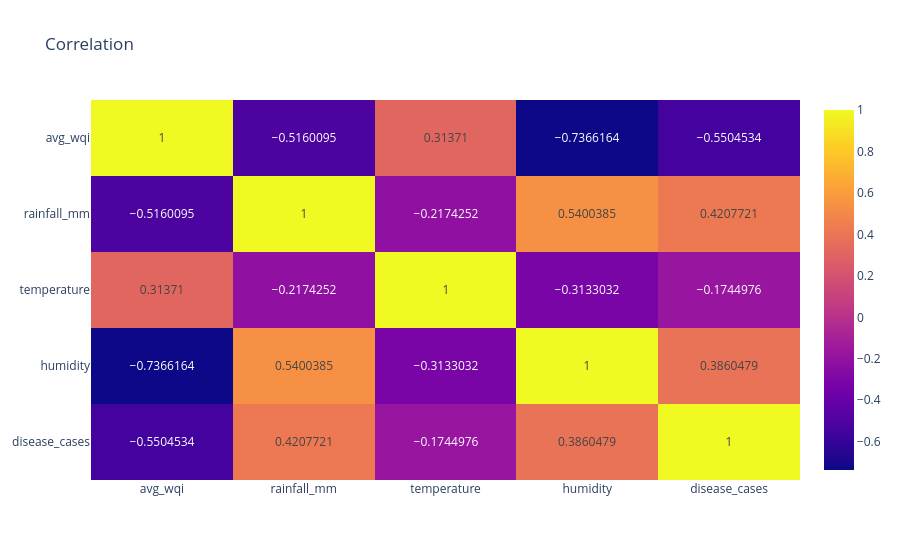

This figure's notebook cell:
### Markdown cell above
### Correlation Analysis

### Code cell
corr = df[['avg_wqi', 'rainfall_mm', 'temperature', 'humidity', 'disease_cases']].corr()
fig = px.imshow(corr, text_auto=True, aspect='auto', title='Correlation')
fig.show()

### Figure 1 — Plotly figure (JSON) as saved in the notebook; plotly's stock layout.template omitted (floating-point values rounded to 4 significant figures)
{"data": [{"coloraxis": "coloraxis", "hovertemplate": "x: %{x}<br>y: %{y}<br>color: %{z}<extra></extra>", "name": "0", "texttemplate": "%{z}", "type": "heatmap", "x": ["avg_wqi", "rainfall_mm", "temperature", "humidity", "disease_cases"], "xaxis": "x", "y": ["avg_wqi", "rainfall_mm", "temperature", "humidity", "disease_cases"], "yaxis": "y", "z": [[1.0, -0.516, 0.3137, -0.7366, -0.5505], [-0.516, 1.0, -0.2174, 0.54, 0.4208], [0.3137, -0.2174, 1.0, -0.3133, -0.1745], [-0.7366, 0.54, -0.3133, 1.0, 0.386], [-0.5505, 0.4208, -0.1745, 0.386, 1.0]]}], "layout": {"coloraxis": {"colorscale": [[0.0, "#0d0887"], [0.1111, "#46039f"], [0.2222, "#7201a8"], [0.3333, "#9c179e"], [0.4444, "#bd3786"], [0.5556, "#d8576b"], [0.6667, "#ed7953"], [0.7778, "#fb9f3a"], [0.8889, "#fdca26"], [1.0, "#f0f921"]]}, "title": {"text": "Correlation"}, "xaxis": {"anchor": "y", "domain": [0.0, 1.0]}, "yaxis": {"anchor": "x", "autorange": "reversed", "domain": [0.0, 1.0]}}}
